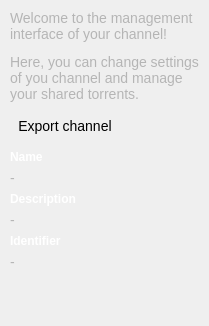
                <widget class="QWidget" name="edit_channel_details_overview_page">
                 <layout class="QVBoxLayout" name="verticalLayout">
                  <property name="leftMargin">
                   <number>10</number>
                  </property>
                  <property name="topMargin">
                   <number>10</number>
                  </property>
                  <property name="rightMargin">
                   <number>10</number>
                  </property>
                  <property name="bottomMargin">
                   <number>10</number>
                  </property>
                  <item>
                   <widget class="QLabel" name="label_7">
                    <property name="styleSheet">
                     <string notr="true">color: #B5B5B5;
font-size: 14px;</string>
                    </property>
                    <property name="text">
                     <string>&lt;html&gt;&lt;head/&gt;&lt;body&gt;&lt;p&gt;Welcome to the management interface of your channel!&lt;/p&gt;&lt;p&gt;Here, you can change settings of you channel and manage your shared torrents.&lt;/p&gt;&lt;/body&gt;&lt;/html&gt;</string>
                    </property>
                    <property name="wordWrap">
                     <bool>true</bool>
                    </property>
                   </widget>
                  </item>
                  <item>
                   <spacer name="verticalSpacer_4">
                    <property name="orientation">
                     <enum>Qt::Vertical</enum>
                    </property>
                    <property name="sizeType">
                     <enum>QSizePolicy::Fixed</enum>
                    </property>
                    <property name="sizeHint" stdset="0">
                     <size>
                      <width>10</width>
                      <height>5</height>
                     </size>
                    </property>
                   </spacer>
                  </item>
                  <item>
                   <widget class="EllipseButton" name="export_channel_button">
                    <property name="sizePolicy">
                     <sizepolicy hsizetype="Fixed" vsizetype="Fixed">
                      <horstretch>0</horstretch>
                      <verstretch>0</verstretch>
                     </sizepolicy>
                    </property>
                    <property name="minimumSize">
                     <size>
                      <width>110</width>
                      <height>26</height>
                     </size>
                    </property>
                    <property name="maximumSize">
                     <size>
                      <width>54</width>
                      <height>26</height>
                     </size>
                    </property>
                    <property name="cursor">
                     <cursorShape>PointingHandCursor</cursorShape>
                    </property>
                    <property name="styleSheet">
                     <string notr="true">border-radius: 13px;
font-size: 14px;</string>
                    </property>
                    <property name="text">
                     <string>Export channel</string>
                    </property>
                   </widget>
                  </item>
                  <item>
                   <spacer name="verticalSpacer_22">
                    <property name="orientation">
                     <enum>Qt::Vertical</enum>
                    </property>
                    <property name="sizeType">
                     <enum>QSizePolicy::Fixed</enum>
                    </property>
                    <property name="sizeHint" stdset="0">
                     <size>
                      <width>0</width>
                      <height>5</height>
                     </size>
                    </property>
                   </spacer>
                  </item>
                  <item>
                   <layout class="QFormLayout" name="formLayout_3">
                    <property name="sizeConstraint">
                     <enum>QLayout::SetMinAndMaxSize</enum>
                    </property>
                    <property name="fieldGrowthPolicy">
                     <enum>QFormLayout::ExpandingFieldsGrow</enum>
                    </property>
                    <property name="rowWrapPolicy">
                     <enum>QFormLayout::WrapAllRows</enum>
                    </property>
                    <property name="labelAlignment">
                     <set>Qt::AlignLeading|Qt::AlignLeft|Qt::AlignVCenter</set>
                    </property>
                    <property name="formAlignment">
                     <set>Qt::AlignLeading|Qt::AlignLeft|Qt::AlignTop</set>
                    </property>
                    <property name="leftMargin">
                     <number>0</number>
                    </property>
                    <property name="topMargin">
                     <number>0</number>
                    </property>
                    <item row="2" column="0">
                     <widget class="QLabel" name="label_8">
                      <property name="styleSheet">
                       <string notr="true">font-weight: bold;
color: white;</string>
                      </property>
                      <property name="text">
                       <string>Identifier</string>
                      </property>
                     </widget>
                    </item>
                    <item row="2" column="1">
                     <widget class="QLabel" name="edit_channel_identifier_label">
                      <property name="styleSheet">
                       <string notr="true">color: #B5B5B5;
font-size: 14px;</string>
                      </property>
                      <property name="text">
                       <string>-</string>
                      </property>
                      <property name="textInteractionFlags">
                       <set>Qt::LinksAccessibleByMouse|Qt::TextSelectableByMouse</set>
                      </property>
                     </widget>
                    </item>
                    <item row="0" column="0">
                     <widget class="QLabel" name="label_9">
                      <property name="styleSheet">
                       <string notr="true">font-weight: bold;
color: white;</string>
                      </property>
                      <property name="text">
                       <string>Name</string>
                      </property>
                     </widget>
                    </item>
                    <item row="0" column="1">
                     <widget class="QLabel" name="edit_channel_overview_name_label">
                      <property name="styleSheet">
                       <string notr="true">color: #B5B5B5;
font-size: 14px;</string>
                      </property>
                      <property name="text">
                       <string>-</string>
                      </property>
                     </widget>
                    </item>
                    <item row="1" column="0">
                     <widget class="QLabel" name="label_25">
                      <property name="styleSheet">
                       <string notr="true">font-weight: bold;
color: white;</string>
                      </property>
                      <property name="text">
                       <string>Description</string>
                      </property>
                     </widget>
                    </item>
                    <item row="1" column="1">
                     <widget class="QLabel" name="edit_channel_description_label">
                      <property name="sizePolicy">
                       <sizepolicy hsizetype="MinimumExpanding" vsizetype="Expanding">
                        <horstretch>0</horstretch>
                        <verstretch>0</verstretch>
                       </sizepolicy>
                      </property>
                      <property name="styleSheet">
                       <string notr="true">color: #B5B5B5;
font-size: 14px;</string>
                      </property>
                      <property name="text">
                       <string>-</string>
                      </property>
                      <property name="wordWrap">
                       <bool>true</bool>
                      </property>
                     </widget>
                    </item>
                   </layout>
                  </item>
                  <item>
                   <widget class="QWidget" name="export_mdblob_widget" native="true">
                    <layout class="QHBoxLayout" name="horizontalLayout_22">
                     <property name="spacing">
                      <number>0</number>
                     </property>
                     <property name="leftMargin">
                      <number>0</number>
                     </property>
                     <property name="topMargin">
                      <number>0</number>
                     </property>
                     <property name="rightMargin">
                      <number>0</number>
                     </property>
                     <property name="bottomMargin">
                      <number>0</number>
                     </property>
                    </layout>
                   </widget>
                  </item>
                  <item>
                   <spacer name="verticalSpacer_2">
                    <property name="orientation">
                     <enum>Qt::Vertical</enum>
                    </property>
                    <property name="sizeHint" stdset="0">
                     <size>
                      <width>20</width>
                      <height>40</height>
                     </size>
                    </property>
                   </spacer>
                  </item>
                 </layout>
                </widget>
